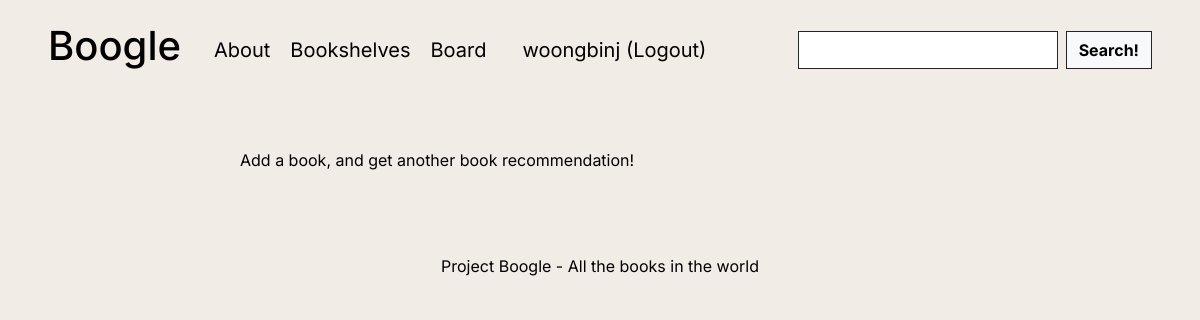
Before: /bookshelves/ (signed in) with the older database file.
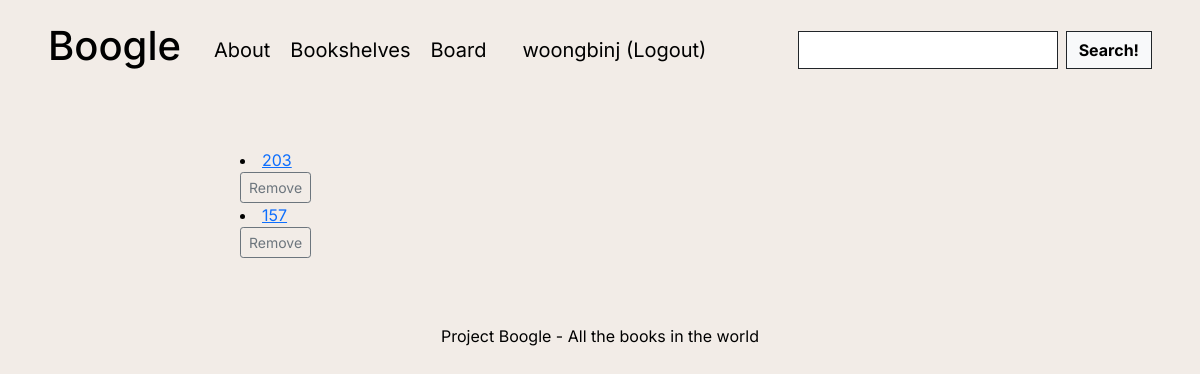
After: the same page with the newer database file.
### pybo/models.py (models this page shows)
class User(db.Model):
    __tablename__ = 'user'   #테이블 이름 : user
    id = db.Column(db.Integer, primary_key = True)   #id를 프라이머리키로 설정
    username = db.Column(db.String(8), nullable = False)
    email = db.Column(db.String(32), nullable = False)
    password = db.Column(db.String(64), nullable = False)
    author = db.Column(db.String(8))
    genre = db.Column(db.String(64))
    audio = db.Column(db.Integer)

class Bookshelf(db.Model):
    __tablename__ = 'bookshelf'   #테이블 이름 : bookshelf
    id = db.Column(db.Integer, primary_key=True, autoincrement=True)
    userid = db.Column(db.Integer, db.ForeignKey('user.id', ondelete='CASCADE'))
    bookid = db.Column(db.Integer, db.ForeignKey('book.id', ondelete='CASCADE'))

### pybo/views/book_views.py (the view)
@bp.route('/bookshelves/', methods=('GET', 'POST'))
def bookshelves():
    user_id = session.get('user_id')
    if user_id is None:
        return redirect(url_for('auth.login'))
    books = []
    books = Bookshelf.query.filter_by(userid=user_id).all() #현재 로그인한 user가 저장한 책 리스트
    print(books)
    return render_template('book/bookshelves.html', books=books)

### pybo/views/auth_views.py (called while the page is built)
@bp.before_app_request
def load_logged_in_user():
    user_id = session.get('user_id')
    if user_id is None:
        g.user = None
    else:
        g.user = User.query.get(user_id)

### pybo/templates/book/bookshelves.html (shortened to what this page needs)
{% extends 'main/base.html' %}
{% block content %}
    {% if books %}
        {% for book in books %}
            <li><a href="{{ url_for('book.details', book_id=book['bookid']) }}">{{ book.bookid }}</a></li>
            <a href="javascript:void(0)" class="delete btn btn-sm btn-outline-secondary"
            data-uri="{{ url_for('book.delete', bookshelf_id=book['id']) }}">Remove</a>
        {% endfor %}
    {% else %}
        <p>Add a book, and get another book recommendation!</p>
    {% endif %}
{% endblock %}

### pybo/templates/main/base.html (shortened to what this page needs)
<!DOCTYPE html>
<html lang="eng">
    <head>
        {% block head %}
        <link rel="stylesheet" href="{{ url_for('static', filename='css/bootstrap.min.css')}}">
        <link rel="stylesheet" href="{{ url_for('static', filename='css/base.css')}}">
        {% endblock %}
    </head>
    <body>
        <div class="page-header">
          <div class="header-container">
            <a class="logo-container" href ="{{ url_for('main.index') }}">
              <div class="logo_text">
                  <h1>Boogle</h1>
              </div>
            </a>
            <div class="Nav-bar">
              <nav class="nav">
                <a href ="{{ url_for('main.about') }}">About</a>
                <a href ="{{ url_for('book.bookshelves') }}">Bookshelves</a>
                <a href ="{{ url_for('question.board') }}">Board</a>
                {% if g.user %}
                  <a class="nav-link" href="{{ url_for('auth.logout') }}">{{ g.user.username }} (Logout)</a>
                {% else %}
                  <a class="nav-link" href="{{ url_for('auth.login') }}">Login</a>
                  <a class="nav-link" href="{{ url_for('auth.signup') }}">Sign up</a>
                {% endif %}
            </div>
            <div class="search_box">
              <form class="d-flex" method="get" action="{{ url_for('book.search') }}">
                  <input type="search" aria-label="Search" name = 'book' class = "form-control me-2 border-dark rounded-0" id="book" rows="3" />
                  <button type = "submit" class = "btn btn-light border-dark rounded-0"> <strong>Search!</strong></button>
              </form>
            </div>
          </div>
        </div>
      <section class="m-5">
        <div class="content-container">
          <div class="row gx-4 gx-lg-5 justify-content-center">
            <div class="col-md-8">
              {% block content %}{% endblock %}
            </div>
          </div>
        </div>
      </section>
      <footer class="py-5 mt-auto">
        <div class="page-bottom">
          <div class="copyright">
            Project Boogle - All the books in the world
          </div>
        </div>
      </footer>
    </body>
</html>

### pybo/static/css/base.css (style rules this page uses)
body, html { margin: 0; background: #F2ECE7 !important; color: black; font-family: 'Inter', sans-serif; min-height: 100vh; width: 100%; display: -webkit-box; display: -ms-flexbox; display: flex; -webkit-box-orient: horizontal; -webkit-box-direction: normal; -ms-flex-direction: column; flex-direction: column; -webkit-box-align: center; -ms-flex-align: center; }
* { box-sizing: border-box; }
body { min-height: 100%; }
.page-header { z-index: 1; background: #F2ECE7; color: black; position: sticky; top: 0; min-height: 100px; display: block; width: 100%; display: flex; align-items: center; font-size: 1.2rem; }
.header-container { display: flex; align-items: center; padding: 0 4%; }
.logo-container { display: flex; align-items: center; text-decoration: unset; margin-right: 5px; }
.logo_text { font-family: 'Inter', sans-serif; font-size: 40px; font-weight: bold; color: black; }
.Nav-bar { margin-left: 18px; }
.nav { align-items: center; }
.search_box { position: absolute; right: 4%; }
.nav a { margin: 10px; text-decoration: none; font-family: 'Inter', sans-serif; font-size: 20px; color: black; }
.search_box form { display: flex; }
.content-container { flex:1; color: black; }
.page-bottom { height: 30px; position: relative; transform: translateY(-100%); width: 100%; }
.copyright { text-align: center; }

Changed rows visible on the page:
added Bookshelf: bookid "203"
added Bookshelf: bookid "157"
Other visible differences:
text no longer shown: "Add a book, and get another book recommendation!"
